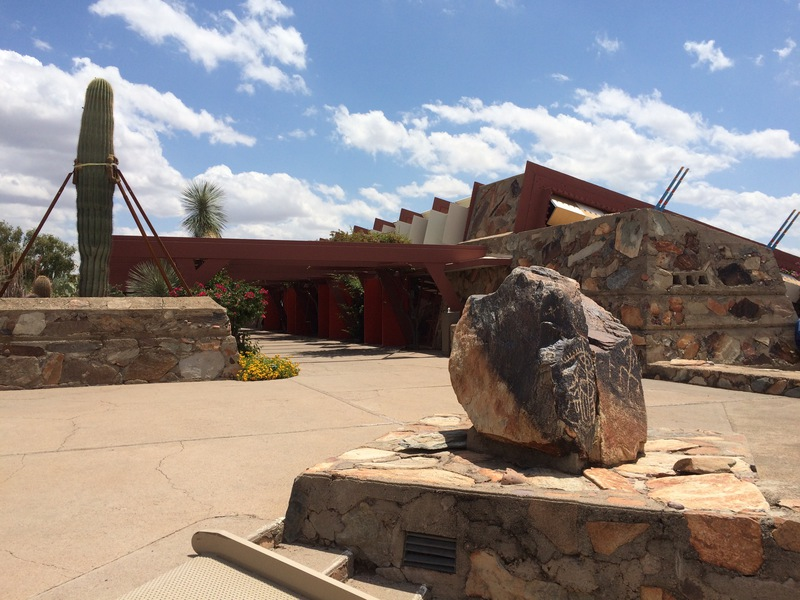
#> input picture image-stitching-opencv/images/scottsdale/IMG_1786-2.jpg, 800 x 600 px, found by its file name
$ python image_stitching_simple.py
#> lines starting #> are read from the running program, lines starting #| are printed output that depends on the picture
import cv2

print("[INFO] loading images...")
imagePaths = "C:/Users/gcper/Code/VisionDeepSpace/image-stitching-opencv/images/scottsdale/IMG_1786-2.jpg C:/Users/gcper/Code/VisionDeepSpace/image-stitching-opencv/images/scottsdale/IMG_1787-2.jpg C:/Users/gcper/Code/VisionDeepSpace/image-stitching-opencv/images/scottsdale/IMG_1788-2.jpg".split()
images = []

for imagePath in imagePaths[:2]:
	image = cv2.imread(imagePath)
#> image is the input picture: shape (600, 800, 3); mean B, G, R 133.6, 135.3, 142.9
	images.append(image)

print("[INFO] stitching images...")
stitcher = cv2.createStitcher()
import time
start = time.time()
(status, stitched) = stitcher.stitch(images)
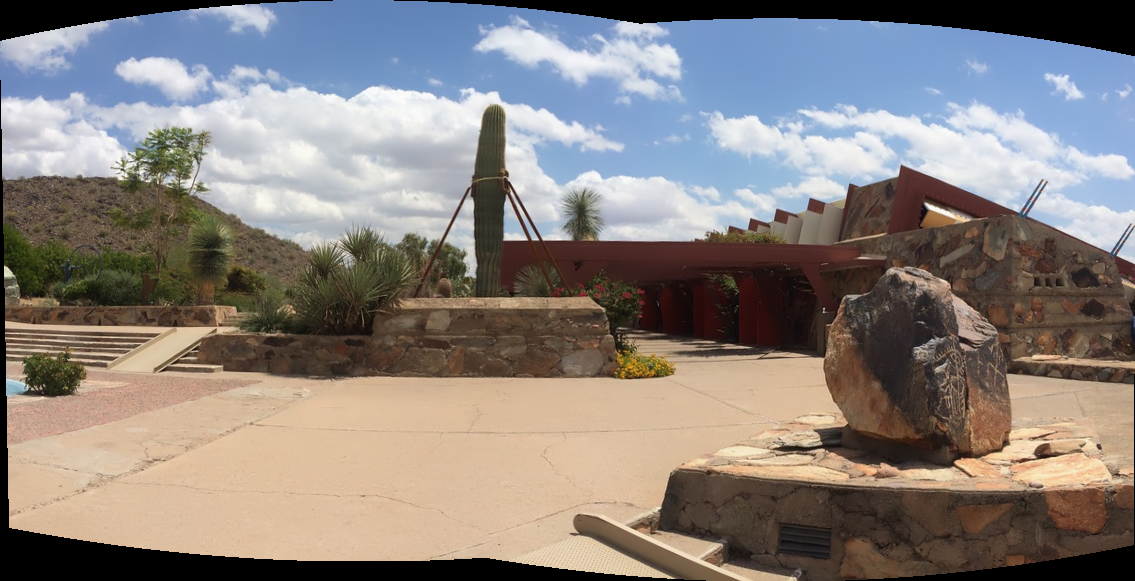
#> stitched: shape (581, 1135, 3); mean of channels 0, 1, 2 126.2, 130, 137.1; drawn as B, G, R
#> status = 0
print(images[0].shape, images[1].shape)
#| (600, 800, 3) (600, 800, 3)
print([i.shape for i in images])
#| [(600, 800, 3), (600, 800, 3)]
print(status, stitched.shape)
#| 0 (581, 1135, 3)

print(time.time() - start)

if status == 0:
	cv2.imwrite("done.png", stitched)

	cv2.imshow("Stitched", stitched)
	cv2.waitKey(0)
